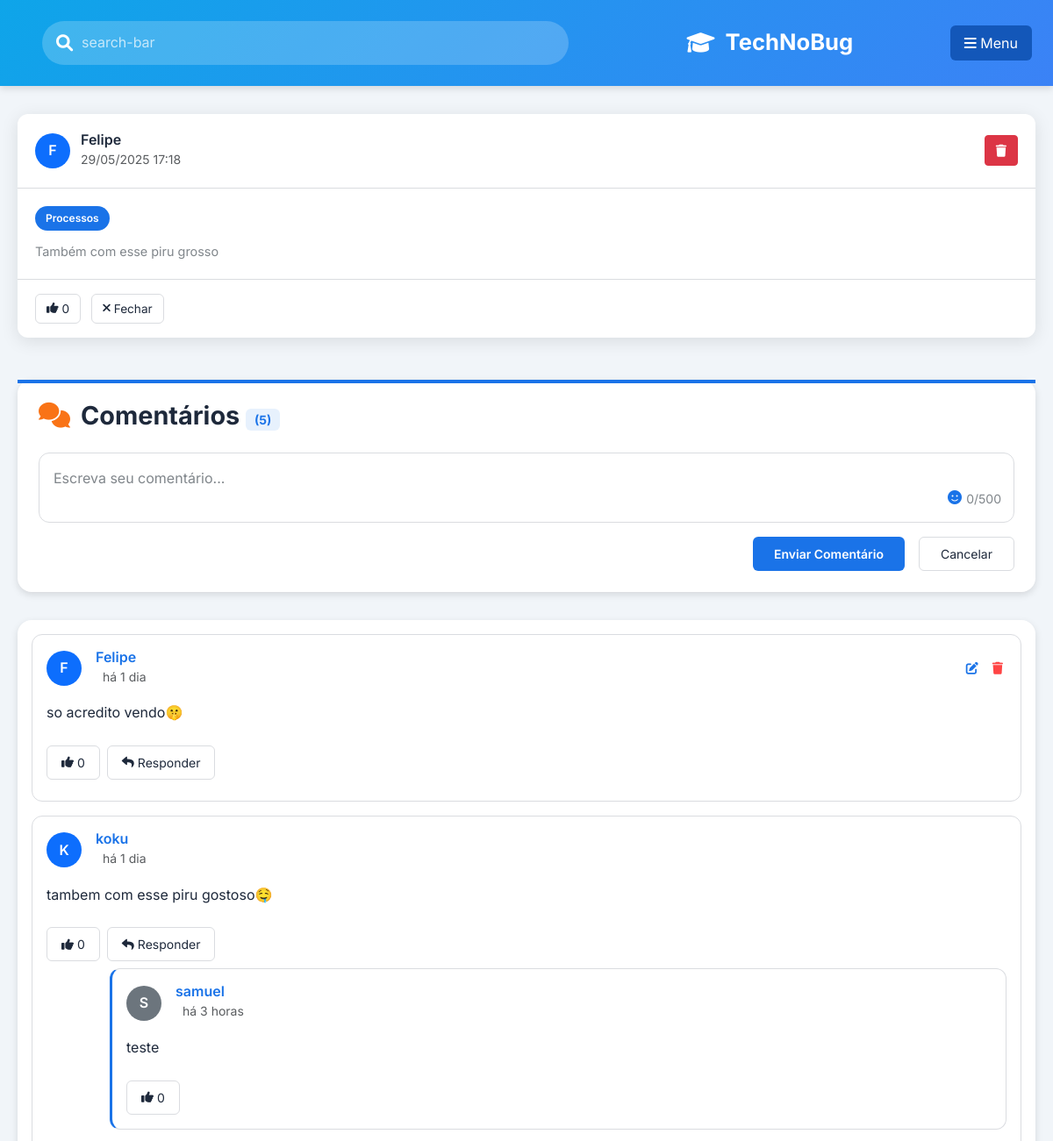
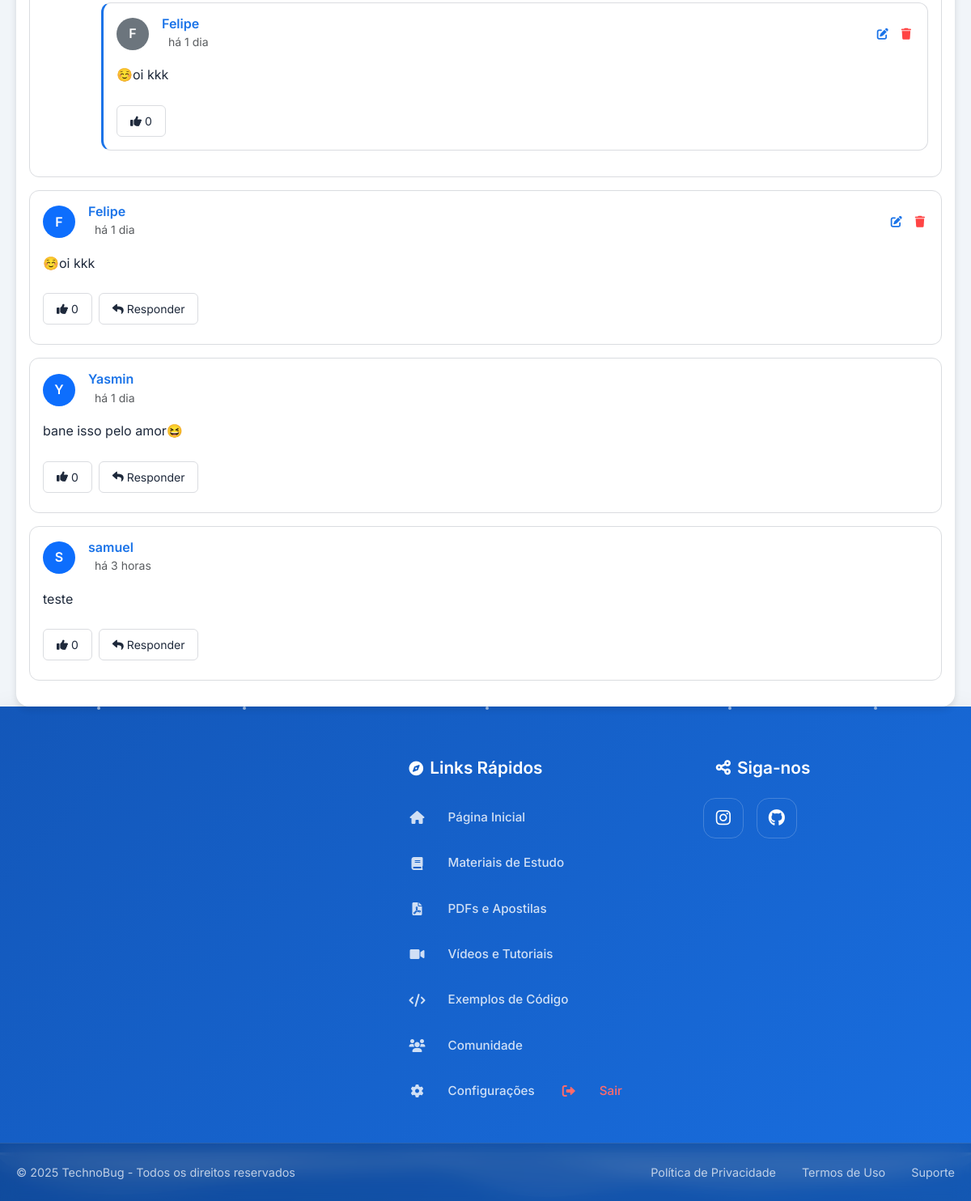
The app's page /post/5 (signed in) with its own data (2 pictures, top to bottom).
### backend/models.py (models this page shows, shortened)
class User(db.Model):
    __tablename__ = 'users'
    id = db.Column(db.Integer, primary_key=True)
    username = db.Column(db.String(64), index=True, nullable=False)
    email = db.Column(db.String(120), index=True, unique=True, nullable=False)
    password = db.Column(db.String(128), nullable=True)  # Permitir nulo para autenticação Google
    created_at = db.Column(db.DateTime, default=lambda: datetime.now(BRASILIA_TZ))
    is_admin = db.Column(db.Boolean, default=False)  # Adicionado para suportar badges de admin
    is_moderator = db.Column(db.Boolean, default=False)  # Adicionado para suportar badges de moderador

class Post(db.Model):
    __tablename__ = 'posts'
    id = db.Column(db.Integer, primary_key=True)
    content = db.Column(db.Text, nullable=False)
    category = db.Column(db.String(50), nullable=False, default='Dúvidas Gerais')
    created_at = db.Column(db.DateTime, default=lambda: datetime.now(BRASILIA_TZ))
    user_id = db.Column(db.Integer, db.ForeignKey('users.id'), nullable=False)
    author = db.relationship('User', backref=db.backref('posts', lazy=True))

class Comment(db.Model):
    __tablename__ = 'comments'
    id = db.Column(db.Integer, primary_key=True)
    content = db.Column(db.Text, nullable=False)
    created_at = db.Column(db.DateTime, default=lambda: datetime.now(BRASILIA_TZ))
    user_id = db.Column(db.Integer, db.ForeignKey('users.id'), nullable=False)
    post_id = db.Column(db.Integer, db.ForeignKey('posts.id'), nullable=False)
    parent_id = db.Column(db.Integer, db.ForeignKey('comments.id'), nullable=True)  # Para respostas
    author = db.relationship('User', backref=db.backref('comments', lazy=True))
    post = db.relationship('Post', backref=db.backref('comments', lazy=True))
    replies = db.relationship('Comment', backref=db.backref('parent', remote_side=[id]), lazy=True)

### app.py (the view)
@app.route('/post/<int:post_id>', methods=['GET'])
def post_comments(post_id):
    user_id = session.get('user_id')
    if not user_id:
        flash('Por favor, faça login para acessar esta página.', 'error')
        return redirect(url_for('registroelogin'))
    user = db.session.get(User, user_id)
    if not user:
        session.clear()
        flash('Sua sessão expirou ou o usuário não existe mais.', 'error')
        return redirect(url_for('registroelogin'))
    post = Post.query.options(
        db.joinedload(Post.comments).joinedload(Comment.author),
        db.joinedload(Post.comments).joinedload(Comment.replies).joinedload(Comment.author)
    ).get_or_404(post_id)
    return render_template('post_comments.html', user=user, post=post)

### templates/post_comments.html (shortened to what this page needs)
<!DOCTYPE html>
<html lang="pt-BR">
<head>
    <link rel="stylesheet" href="https://cdnjs.cloudflare.com/ajax/libs/font-awesome/6.4.0/css/all.min.css">
    <link href="https://cdn.jsdelivr.net/npm/bootstrap@5.3.0/dist/css/bootstrap.min.css" rel="stylesheet">
    <link rel="stylesheet" href="https://cdn.jsdelivr.net/npm/emoji-picker-element@1.11.1/index.css">
    <link rel="stylesheet" href="{{ url_for('static', filename='css/post_comments.css') }}">
    <link rel="stylesheet" href="{{ url_for('static', filename='css/footer.css') }}">
</head>
<body>
    <header class="app-header">
        <div class="header-content">
            <div class="search-bar">
                <i class="fas fa-search"></i>
                <input type="text" placeholder="search-bar">
            </div>
            <div class="logo" onclick="window.location.href = '{{ url_for('telainicial') }}';" style="cursor: pointer;">
                <i class="fas fa-graduation-cap"></i>
                <span>TechNoBug</span>
            </div>
            <button class="btn menu-btn" type="button" data-bs-toggle="offcanvas" data-bs-target="#offcanvasMenu" aria-controls="offcanvasMenu">
                <i class="fas fa-bars"></i>
                <span>Menu</span>
            </button>
        </div>
    </header>
    <div class="container">
        <main class="main-content">
            <div class="post-card" data-post-id="{{ post.id }}" data-category="{{ post.category }}">
                <div class="post-header">
                    <div class="user-info">
                        <div class="avatar">
                            <div class="avatar-initials bg-primary text-white rounded-circle d-flex justify-content-center align-items-center">
                                {{ post.author.username[0]|upper }}
                            </div>
                        </div>
                        <div>
                            <h5 class="username">{{ post.author.username }}</h5>
                            <small class="text-muted">{{ post.created_at.strftime('%d/%m/%Y %H:%M') }}</small>
                        </div>
                    </div>
                    {% if post.user_id == user.id %}
                        <div class="post-actions">
                            <button class="btn btn-sm btn-danger delete-post" data-post-id="{{ post.id }}">
                                <i class="fas fa-trash"></i>
                            </button>
                        </div>
                    {% endif %}
                </div>
                <div class="post-content">
                    <div class="post-category-tag">{{ post.category }}</div>
                    <p>{{ post.content }}</p>
                </div>
                <div class="post-footer">
                    <button class="btn btn-sm btn-outline-primary like-btn" data-post-id="{{ post.id }}">
                        <i class="fas fa-thumbs-up"></i> <span class="like-count">0</span>
                    </button>
                    <a href="{{ url_for('telainicial') }}" class="btn btn-sm btn-outline-secondary close-comments">
                        <i class="fas fa-times"></i> Fechar
                    </a>
                </div>
            </div>
            <div class="post-creation-card comment-creation-card">
                <h2 class="section-title">
                    <i class="fas fa-comments"></i>
                    <span>Comentários <span class="comment-count">({{ post.comments|length }})</span></span>
                </h2>
                <form class="comment-form" data-post-id="{{ post.id }}">
                    <div class="mb-3 position-relative">
                        <textarea class="form-control comment-input" name="comment_content" rows="4" placeholder="Escreva seu comentário..." required></textarea>
                        <div class="char-counter">0/500</div>
                        <button type="button" class="emoji-btn" title="Adicionar Emoji"><i class="fas fa-smile"></i></button>
                    </div>
                    <div class="comment-form-footer">
                        <button type="submit" class="btn btn-sm btn-primary btn-publish">Enviar Comentário</button>
                        <button type="button" class="btn btn-sm btn-outline-secondary btn-cancel">Cancelar</button>
                    </div>
                </form>
            </div>
            <div class="comments-list">
                {% if post.comments %}
                    {% for comment in post.comments %}
                        <div class="comment" data-comment-id="{{ comment.id }}">
                            <div class="comment-wrapper">
                                <div class="comment-header d-flex align-items-center">
                                    <div class="avatar me-3">
                                        <div class="avatar-initials bg-primary text-white rounded-circle d-flex justify-content-center align-items-center">
                                            {{ comment.author.username[0]|upper }}
                                        </div>
                                    </div>
                                    <div class="comment-meta">
                                        <h6 class="mb-0">
                                            {{ comment.author.username }}
                                        </h6>
                                        <small class="text-muted time-ago" data-original="{{ comment.created_at.strftime('%d/%m/%Y %H:%M') }}">{{ comment.created_at.strftime('%d/%m/%Y %H:%M') }}</small>
                                    </div>
                                    {% if comment.user_id == user.id %}
                                        <div class="comment-actions ms-auto">
                                            <button class="btn btn-sm btn-outline-primary edit-comment" data-comment-id="{{ comment.id }}">
                                                <i class="fas fa-edit"></i>
                                            </button>
                                            <button class="btn btn-sm btn-outline-danger delete-comment" data-comment-id="{{ comment.id }}">
                                                <i class="fas fa-trash"></i>
                                            </button>
                                        </div>
                                    {% endif %}
                                </div>
                                <div class="comment-body">
                                    <p class="mb-2 comment-content">{{ comment.content }}</p>
                                </div>
                                <div class="comment-footer d-flex align-items-center gap-2">
                                    <button class="btn btn-sm btn-outline-primary comment-like-btn" data-comment-id="{{ comment.id }}">
                                        <i class="fas fa-thumbs-up"></i> <span class="like-count">0</span>
                                    </button>
                                    <button class="btn btn-sm btn-outline-secondary reply-btn" data-comment-id="{{ comment.id }}">
                                        <i class="fas fa-reply"></i> Responder
                                    </button>
                                </div>
                                <div class="replies-list ms-5">
                                    {% if comment.replies %}
                                        {% for reply in comment.replies %}
                                            <div class="comment reply" data-reply-id="{{ reply.id }}">
                                                <div class="comment-wrapper">
                                                    <div class="comment-header d-flex align-items-center">
                                                        <div class="avatar me-3">
                                                            <div class="avatar-initials bg-secondary text-white rounded-circle d-flex justify-content-center align-items-center">
                                                                {{ reply.author.username[0]|upper }}
                                                            </div>
                                                        </div>
                                                        <div class="comment-meta">
                                                            <h6 class="mb-0">
                                                                {{ reply.author.username }}
                                                            </h6>
                                                            <small class="text-muted time-ago" data-original="{{ reply.created_at.strftime('%d/%m/%Y %H:%M') }}">{{ reply.created_at.strftime('%d/%m/%Y %H:%M') }}</small>
                                                        </div>
                                                        {% if reply.user_id == user.id %}
                                                            <div class="comment-actions ms-auto">
                                                                <button class="btn btn-sm btn-outline-primary edit-reply" data-reply-id="{{ reply.id }}">
                                                                    <i class="fas fa-edit"></i>
                                                                </button>
                                                                <button class="btn btn-sm btn-outline-danger delete-reply" data-reply-id="{{ reply.id }}">
                                                                    <i class="fas fa-trash"></i>
                                                                </button>
                                                            </div>
                                                        {% endif %}
                                                    </div>
                                                    <div class="comment-body">
                                                        <p class="mb-2 comment-content">{{ reply.content }}</p>
                                                    </div>
                                                    <div class="comment-footer d-flex align-items-center gap-2">
                                                        <button class="btn btn-sm btn-outline-primary comment-like-btn" data-reply-id="{{ reply.id }}">
                                                            <i class="fas fa-thumbs-up"></i> <span class="like-count">0</span>
                                                        </button>
                                                    </div>
                                                </div>
                                            </div>
                                        {% endfor %}
                                    {% endif %}
                                </div>
                            </div>
                        </div>
                    {% endfor %}
                {% endif %}
            </div>
        </main>
    </div>
    {% include 'footer.html' %}
</body>
</html>

### static/css/footer.css (style rules this page uses)
:root { --primary: #1a73e8; --primary-light: #4a91ff; --primary-dark: #1357b9; --primary-transparent: rgba(26, 115, 232, 0.1); --secondary: #202124; --secondary-light: #3c4043; --secondary-dark: #141517; --accent: #ff4444; --light: #ffffff; --light-gray: #f1f3f4; --medium-gray: #dadce0; --dark-gray: #80868b; --dark: #202124; --font-primary: 'Inter', system-ui, -apple-system, sans-serif; --gradient-primary: linear-gradient(135deg, #667eea 0%, #764ba2 100%); --gradient-secondary: linear-gradient(135deg, #f093fb 0%, #f5576c 100%); --gradient-tertiary: linear-gradient(135deg, #4facfe 0%, #00f2fe 100%); --shadow-soft: 0 10px 30px rgba(0, 0, 0, 0.1); --shadow-medium: 0 15px 35px rgba(0, 0, 0, 0.15); --shadow-strong: 0 20px 40px rgba(0, 0, 0, 0.2); }
* { margin: 0; padding: 0; box-sizing: border-box; }
body { font-family: var(--font-primary); line-height: 1.6; }
.container { max-width: 1200px; margin: 0 auto; padding: 0 20px; }

### records on screen
User: author "F", author.username "Felipe"
Post: created_at "29/05/2025 17:18", category "Processos", content "Também com esse piru grosso"
Comment: author "F", author.username "Felipe", content "so acredito vendo🤫"
Comment: author "K", author.username "koku", content "tambem com esse piru gostoso🤤"
Comment: author "S", author.username "samuel", content "teste"
Comment: author "F", author.username "Felipe", content "☺️oi kkk"
Comment: author "Y", author.username "Yasmin", content "bane isso pelo amor😆"

### other values on screen
{{ post.comments|length }} "5"
